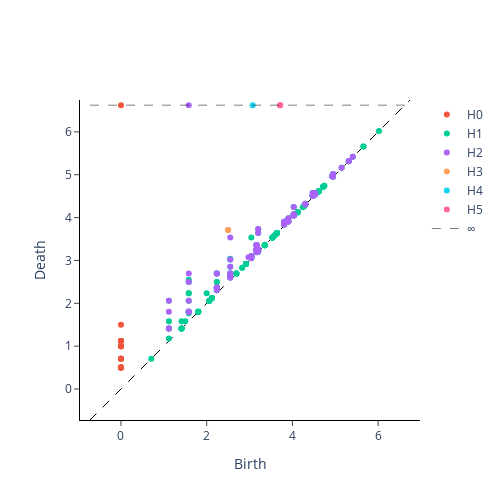

The code cell stored with this chart in its notebook:
### Code cell
import gtda.homology

gtda.homology.EuclideanCechPersistence(
    homology_dimensions = list(range(0, 6)),
    reduced_homology = False,
    coeff = 2,
    n_jobs = -1
).fit_transform_plot(numpy.array([ points ]))
